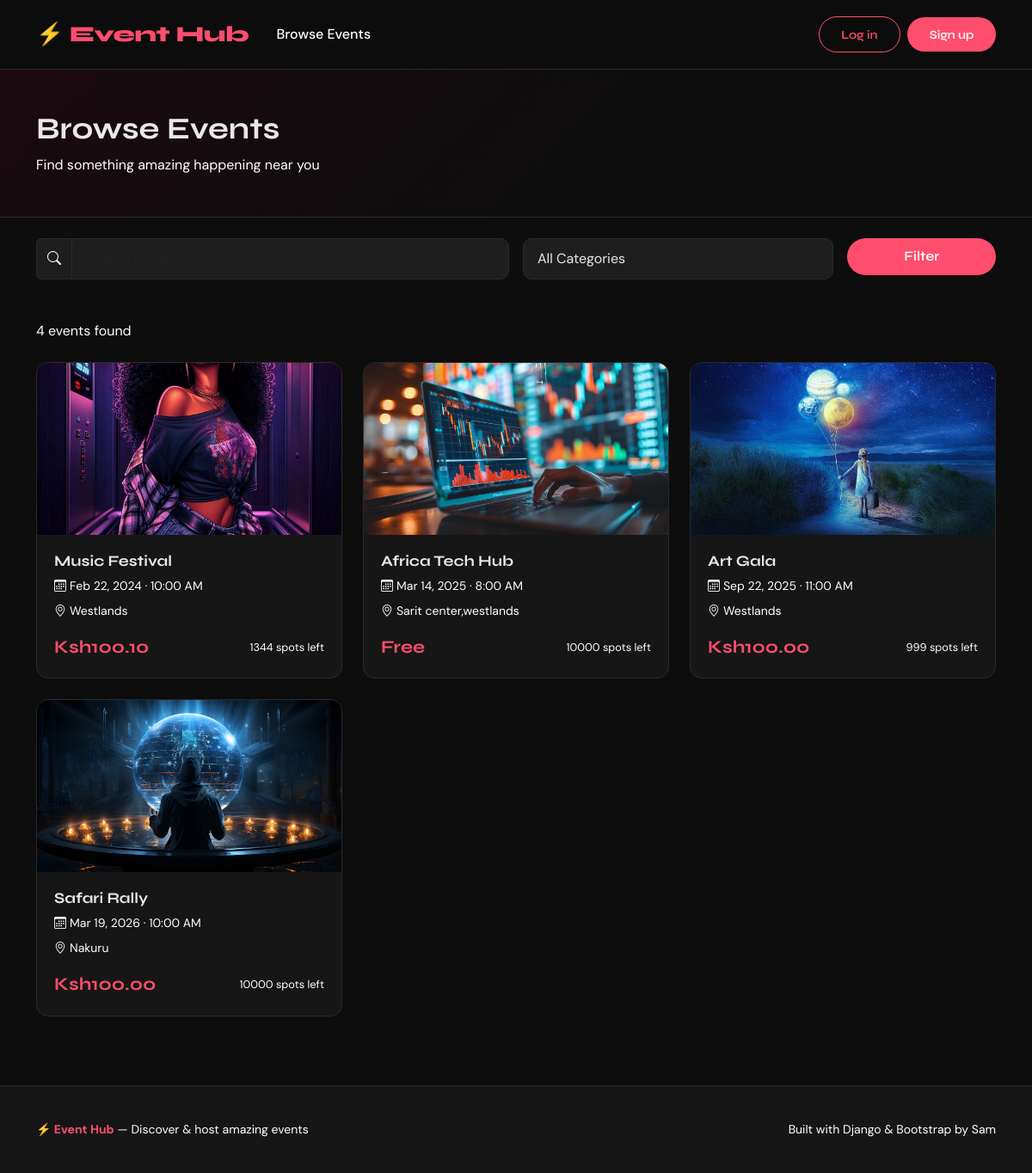
Screenshot of /events/ with the database file from the repository.
### events/models.py (models this page shows, shortened)
class Event(models.Model):
    title       = models.CharField(max_length=200)
    description = models.TextField()
    category    = models.ForeignKey(Category, on_delete=models.SET_NULL, null=True, blank=True)
    date     = models.DateTimeField()
    location = models.CharField(max_length=300)
    image = models.ImageField(upload_to='events/', blank=True, null=True)
    price    = models.DecimalField(max_digits=8, decimal_places=2, default=0.00)
    capacity = models.PositiveIntegerField(default=100)
    organizer  = models.ForeignKey(User, on_delete=models.CASCADE, related_name='my_events')
    created_at = models.DateTimeField(auto_now_add=True)
    updated_at = models.DateTimeField(auto_now=True)
    is_published = models.BooleanField(default=True)
    def spots_left(self):
        booked = self.registrations.count()
        return self.capacity - booked
    def is_full(self):
        return self.spots_left() <= 0
    class Meta:
        ordering = ['date']   # Newest dates first

### events/views.py (the view)
# urls.py: path('events/',views.event_list,name='event_list'),
def event_list(request):
    events     = Event.objects.filter(is_published=True)
    categories = Category.objects.all()
    search = request.GET.get('search', '')
    if search:
        events = events.filter(
            Q(title__icontains=search) |
            Q(description__icontains=search) |
            Q(location__icontains=search)
        )
    cat_id = request.GET.get('category', '')
    if cat_id:
        events = events.filter(category__id=cat_id)
    return render(request, 'events/event_list.html', {
        'events':            events,
        'categories':        categories,
        'search':            search,
        'selected_category': cat_id,
    })

### events/templates/events/event_list.html (shortened to what this page needs)
{% extends "base.html" %}
{% block content %}
<div class="page-hero">
  <div class="container">
    <h1 style="font-size:2.2rem; margin-bottom:.5rem;">Browse Events</h1>
    <p style="color:var(--muted);">Find something amazing happening near you</p>
  </div>
</div>
<div class="container mt-4 mb-5">
  <form method="GET" class="row g-3 mb-5">
    <div class="col-md-6">
      <div class="input-group">
        <span class="input-group-text" style="background:var(--surface); border-color:var(--border); color:var(--muted);">
          <i class="bi bi-search"></i>
        </span>
        <input
          type="text"
          name="search"
          class="form-control"
          placeholder="Search events..."
          value="{{ search }}"
        >
      </div>
    </div>
    <div class="col-md-4">
      <select name="category" class="form-select">
        <option value="">All Categories</option>
      </select>
    </div>
    <div class="col-md-2">
      <button type="submit" class="btn btn-brand w-100">Filter</button>
    </div>
  </form>
  <p style="color:var(--muted); margin-bottom:1.5rem;">
    {{ events|length }} event{{ events|length|pluralize }} found
  </p>
  {% if events %}
    <div class="row g-4">
      {% for event in events %}
        <div class="col-md-6 col-lg-4">
          <a href="{% url 'event_detail' event.pk %}" style="text-decoration:none; color:inherit;">
            <div class="event-card">
              {% if event.image %}
                <img src="{{ event.image.url }}" alt="{{ event.title }}">
              {% else %}
                <div class="img-placeholder"><i class="bi bi-calendar-event"></i></div>
              {% endif %}
              <div class="card-body">
                <h5 class="card-title">{{ event.title }}</h5>
                <p style="color:var(--muted); font-size:.875rem; margin-bottom:.5rem;">
                  <i class="bi bi-calendar3 me-1"></i>{{ event.date|date:"M d, Y · g:i A" }}
                </p>
                <p style="color:var(--muted); font-size:.875rem; margin-bottom:1rem;">
                  <i class="bi bi-geo-alt me-1"></i>{{ event.location }}
                </p>
                <div class="d-flex justify-content-between align-items-center">
                  <span class="price-tag">
                    {% if event.price == 0 %}Free{% else %}Ksh{{ event.price }}{% endif %}
                  </span>
                  {% if event.is_full %}
                    <span style="color:#FF6B6B; font-size:.8rem; font-weight:600;">SOLD OUT</span>
                  {% else %}
                    <span style="color:var(--muted); font-size:.8rem;">
                      {{ event.spots_left }} spots left
                    </span>
                  {% endif %}
                </div>
              </div>
            </div>
          </a>
        </div>
      {% endfor %}
    </div>
  {% else %}
    <div class="text-center py-5" style="color:var(--muted);">
      <i class="bi bi-search" style="font-size:3rem; display:block; margin-bottom:1rem; opacity:.4;"></i>
      <p>No events found. Try a different search.</p>
      <a href="{% url 'event_list' %}" class="btn btn-outline-brand mt-2">Clear filters</a>
    </div>
  {% endif %}
</div>
{% endblock %}

### templates/base.html (style rules this page uses)
:root { --brand: #FF4D6D; --brand-dark: #C9184A; --dark: #0D0D0D; --card-bg: #161616; --surface: #1E1E1E; --border: #2A2A2A; --text: #E8E8E8; --muted: white; --radius: 14px; }
* { box-sizing: border-box; margin: 0; padding: 0; }
body { background: var(--dark); color: var(--text); font-family: 'DM Sans', sans-serif; min-height: 100vh; }
h1, h2, h3, h4, h5, h6 { font-family: 'Syne', sans-serif; font-weight: 700; }
.btn-brand { background: var(--brand); color: #fff; border: none; border-radius: 50px; padding: 0.6rem 1.6rem; font-weight: 600; font-family: 'Syne', sans-serif; transition: background 0.2s, transform 0.15s; }
.event-card { background: var(--card-bg); border: 1px solid var(--border); border-radius: var(--radius); overflow: hidden; transition: transform 0.25s, border-color 0.25s; height: 100%; }
.event-card img { width: 100%; height: 200px; object-fit: cover; }
.event-card .card-body { padding: 1.25rem; }
.event-card .card-title { font-family: 'Syne', sans-serif; font-size: 1.1rem; margin-bottom: 0.5rem; }
.form-control, .form-select { background: var(--surface); border: 1px solid var(--border); color: var(--text); border-radius: 10px; padding: 0.7rem 1rem; }
.page-hero { background: linear-gradient(135deg, #1a0a10 0%, #0D0D0D 60%); border-bottom: 1px solid var(--border); padding: 3rem 0 2rem; }
.price-tag { font-family: 'Syne', sans-serif; font-size: 1.3rem; font-weight: 700; color: var(--brand); }
a { color: var(--brand); text-decoration: none; }

### rows the page displays
Event: image (picture), title "Music Festival", date "Feb 22, 2024 · 10:00 AM", location "Westlands", price "100.10", spots_left "1344"
Event: image (picture), title "Africa Tech Hub", date "Mar 14, 2025 · 8:00 AM", location "Sarit center,westlands", price "Free", spots_left "10000"
Event: image (picture), title "Art Gala", date "Sep 22, 2025 · 11:00 AM", location "Westlands", price "100.00", spots_left "999"
Event: image (picture), title "Safari Rally", date "Mar 19, 2026 · 10:00 AM", location "Nakuru", price "100.00", spots_left "10000"

### other values shown
{{ events|length }} "4"
